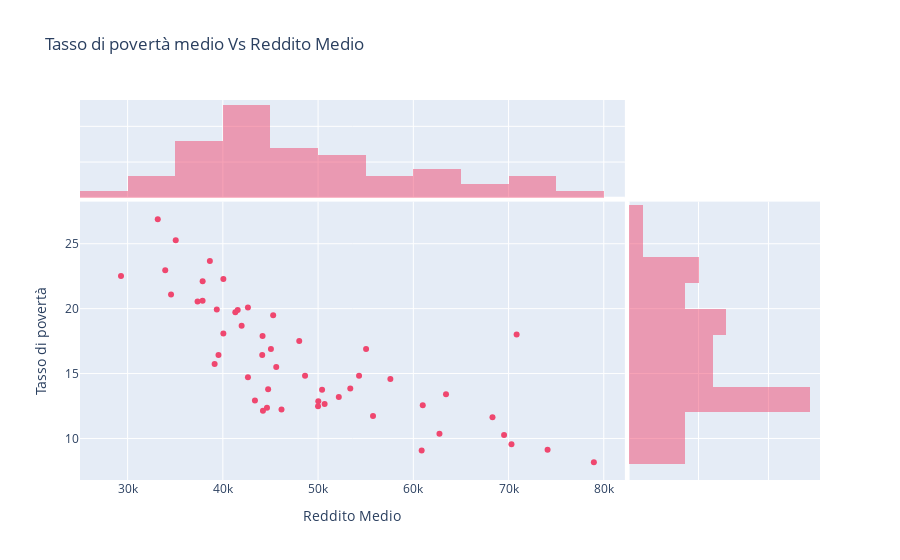

Write notebook code for a chart like this one.
### Code cell
px.scatter(IncomeVsPoverty, x='Median Income', y='poverty_rate',
           hover_data=['Geographic Area'], marginal_x='histogram',
          marginal_y='histogram', title='Tasso di povertà medio Vs Reddito Medio',
          color_discrete_sequence=pal,
          labels={'poverty_rate':'Tasso di povertà', 'Median Income':'Reddito Medio'})

### Figure 1 — Plotly figure (JSON) as saved in the notebook; plotly's stock layout.template omitted (floating-point values rounded to 4 significant figures)
{"data": [{"customdata": [["NJ"], ["CT"], ["DC"], ["MA"], ["MD"], ["NY"], ["HI"], ["RI"], ["DE"], ["WY"], ["VA"], ["UT"], ["CA"], ["WA"], ["IL"], ["CO"], ["NH"], ["MN"], ["WI"], ["PA"], ["OH"], ["FL"], ["IA"], ["IN"], ["TX"], ["ME"], ["VT"], ["NV"], ["ND"], ["MI"], ["OR"], ["NE"], ["KS"], ["KY"], ["AK"], ["TN"], ["NC"], ["LA"], ["ID"], ["MT"], ["MO"], ["SD"], ["GA"], ["SC"], ["AL"], ["OK"], ["AZ"], ["WV"], ["AR"], ["MS"], ["NM"]], "hovertemplate": "Reddito Medio=%{x}<br>Tasso di povertà=%{y}<br>Geographic Area=%{customdata[0]}<extra></extra>", "legendgroup": "", "marker": {"color": "#ef476f", "symbol": "circle"}, "mode": "markers", "name": "", "orientation": "v", "showlegend": false, "type": "scatter", "x": [78960.0, 74100.0, 70848, 70310.0, 69530.0, 68310.0, 63430.0, 62740.0, 60990.0, 60870.0, 57590.0, 55770.0, 55040.0, 54300.0, 53380.0, 52180.0, 50680.0, 50420.0, 50020.0, 50000.0, 48630.0, 48020.0, 46160.0, 45600.0, 45280.0, 45050.0, 44750.0, 44630.0, 44210.0, 44170.0, 44130.0, 43370.0, 42630.0, 42630.0, 41970.0, 41560.0, 41310.0, 40050.0, 40050.0, 39540.0, 39360.0, 39140.0, 38640.0, 37880.0, 37870.0, 37340.0, 35050.0, 34560.0, 33950.0, 33160.0, 29300.0], "xaxis": "x", "y": [8.161, 9.137, 18, 9.546, 10.27, 11.64, 13.4, 10.37, 12.56, 9.064, 14.59, 11.72, 16.89, 14.83, 13.85, 13.19, 12.66, 13.75, 12.86, 12.49, 14.83, 17.51, 12.23, 15.5, 19.5, 16.89, 13.79, 12.37, 12.13, 17.9, 16.44, 12.92, 14.72, 20.08, 18.68, 19.89, 19.72, 22.29, 18.08, 16.42, 19.93, 15.75, 23.66, 22.11, 20.61, 20.55, 25.27, 21.08, 22.96, 26.88, 22.51], "yaxis": "y"}, {"alignmentgroup": "True", "bingroup": "x", "hovertemplate": "Reddito Medio=%{x}<br>count=%{y}<extra></extra>", "legendgroup": "", "marker": {"color": "#ef476f"}, "name": "", "offsetgroup": "", "opacity": 0.5, "showlegend": false, "type": "histogram", "x": [78960.0, 74100.0, 70848, 70310.0, 69530.0, 68310.0, 63430.0, 62740.0, 60990.0, 60870.0, 57590.0, 55770.0, 55040.0, 54300.0, 53380.0, 52180.0, 50680.0, 50420.0, 50020.0, 50000.0, 48630.0, 48020.0, 46160.0, 45600.0, 45280.0, 45050.0, 44750.0, 44630.0, 44210.0, 44170.0, 44130.0, 43370.0, 42630.0, 42630.0, 41970.0, 41560.0, 41310.0, 40050.0, 40050.0, 39540.0, 39360.0, 39140.0, 38640.0, 37880.0, 37870.0, 37340.0, 35050.0, 34560.0, 33950.0, 33160.0, 29300.0], "xaxis": "x3", "yaxis": "y3"}, {"alignmentgroup": "True", "bingroup": "y", "hovertemplate": "Tasso di povertà=%{y}<br>count=%{x}<extra></extra>", "legendgroup": "", "marker": {"color": "#ef476f"}, "name": "", "offsetgroup": "", "opacity": 0.5, "showlegend": false, "type": "histogram", "xaxis": "x2", "y": [8.161, 9.137, 18, 9.546, 10.27, 11.64, 13.4, 10.37, 12.56, 9.064, 14.59, 11.72, 16.89, 14.83, 13.85, 13.19, 12.66, 13.75, 12.86, 12.49, 14.83, 17.51, 12.23, 15.5, 19.5, 16.89, 13.79, 12.37, 12.13, 17.9, 16.44, 12.92, 14.72, 20.08, 18.68, 19.89, 19.72, 22.29, 18.08, 16.42, 19.93, 15.75, 23.66, 22.11, 20.61, 20.55, 25.27, 21.08, 22.96, 26.88, 22.51], "yaxis": "y2"}], "layout": {"barmode": "overlay", "legend": {"tracegroupgap": 0}, "title": {"text": "Tasso di povertà medio Vs Reddito Medio"}, "xaxis": {"anchor": "y", "domain": [0, 0.7363], "title": {"text": "Reddito Medio"}}, "xaxis2": {"anchor": "y2", "domain": [0.7413, 1], "matches": "x2", "showgrid": true, "showline": false, "showticklabels": false, "ticks": ""}, "xaxis3": {"anchor": "y3", "domain": [0, 0.7363], "matches": "x", "showgrid": true, "showticklabels": false}, "xaxis4": {"anchor": "y4", "domain": [0.7413, 1], "matches": "x2", "showgrid": true, "showline": false, "showticklabels": false, "ticks": ""}, "yaxis": {"anchor": "x", "domain": [0, 0.7326], "title": {"text": "Tasso di povertà"}}, "yaxis2": {"anchor": "x2", "domain": [0, 0.7326], "matches": "y", "showgrid": true, "showticklabels": false}, "yaxis3": {"anchor": "x3", "domain": [0.7426, 1], "matches": "y3", "showgrid": true, "showline": false, "showticklabels": false, "ticks": ""}, "yaxis4": {"anchor": "x4", "domain": [0.7426, 1], "matches": "y3", "showgrid": true, "showline": false, "showticklabels": false, "ticks": ""}}}
